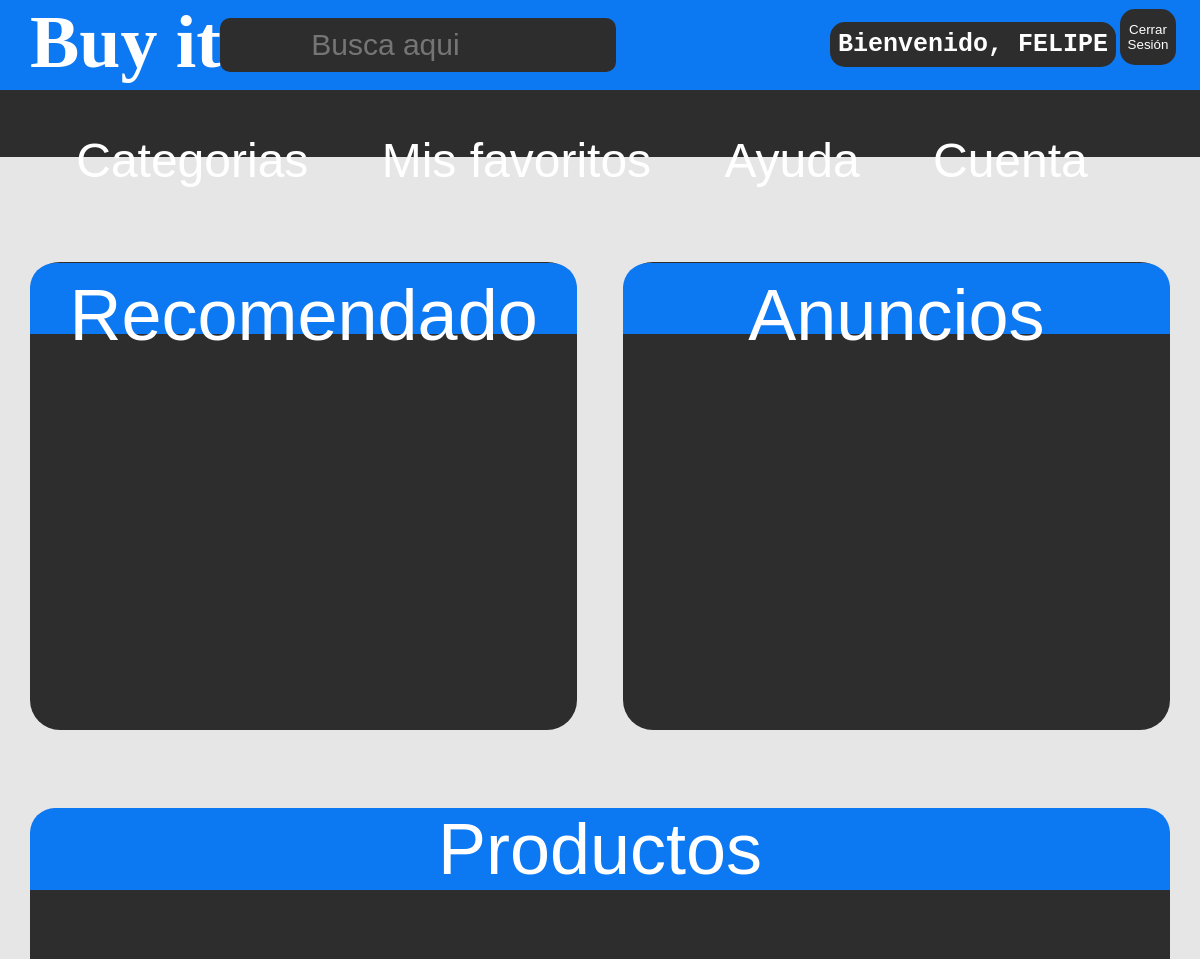
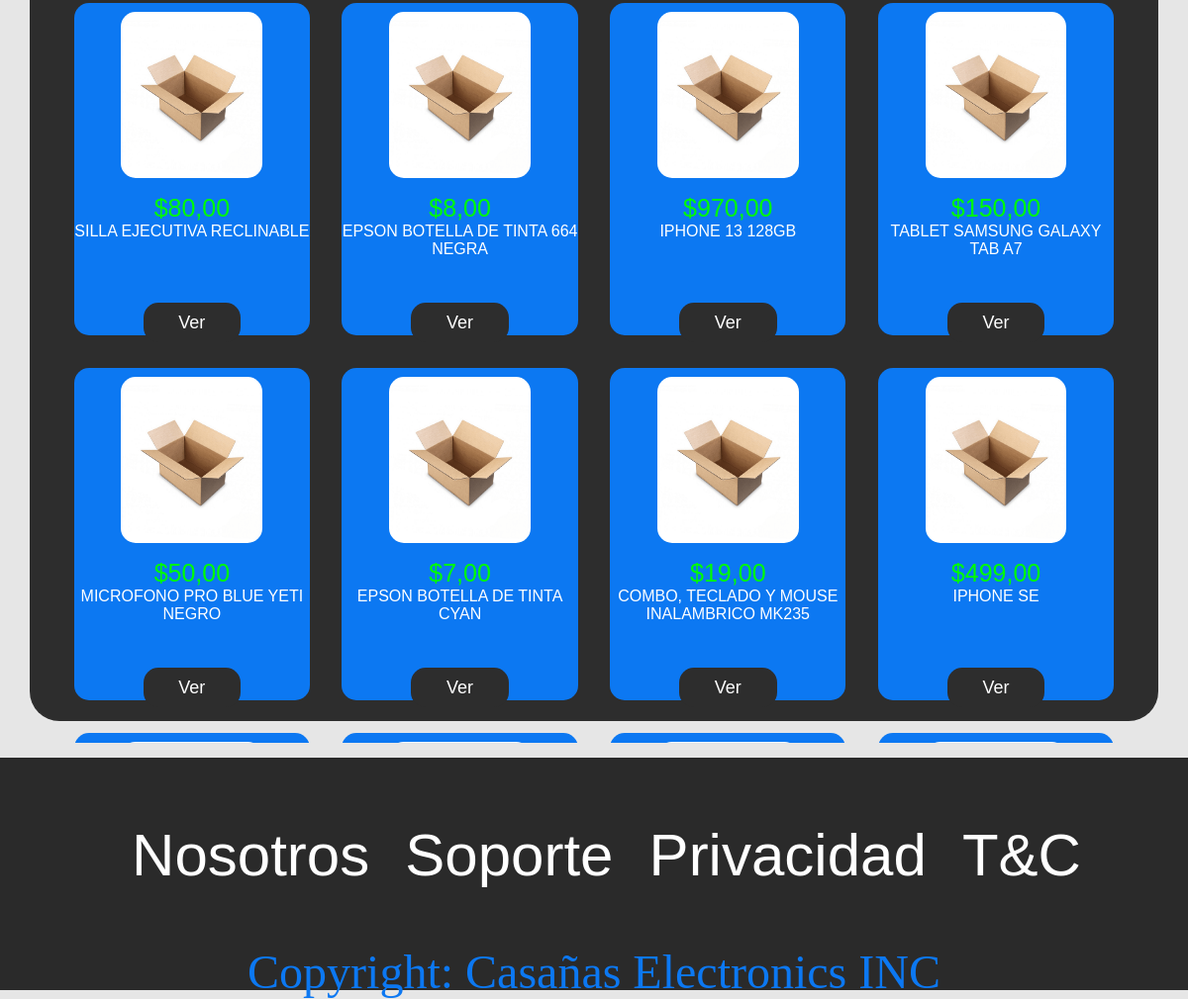
Page /home.php (signed in) on the committed database (2 pictures, top to bottom).
### tables this page shows
CREATE TABLE `product` (
  `id` int(11) NOT NULL,
  `product_name` varchar(64) NOT NULL,
  `description` varchar(2048) NOT NULL,
  `product_condition` varchar(16) NOT NULL,
  `price` int(4) NOT NULL,
  `category` varchar(32) NOT NULL,
  `available_units` int(11) NOT NULL,
  `sold` int(5) NOT NULL,
  `seller` varchar(32) NOT NULL,
  `warranty` int(3) NOT NULL,
  `favourites` int(5) NOT NULL
);

### home.php (the view, shortened to what this page needs)
<?php
    $usr_id = $_SESSION['id'];
    if(!$usr_id) {
        echo 'Session no iniciada, volver al index';
        header('Location: phpLogics/error.php?cod=4');
    } else {
        $usr_name = $_SESSION['name'];
        $usr_sex = $_SESSION['sex'];
        if($usr_sex == 'm') {
            $welcome = 'Bienvenido, ';
        } else if ($usr_sex == 'f') {
            $welcome = 'Bienvenida, ';
        } else {
            $welcome = 'Bienvenid@, ';
        }
    }
?>
<!DOCTYPE html>
<html lang="es">
<head>
    <link rel="stylesheet" href="css/home.css">
</head>
<body id="body">
    <header>
        <div class="header_background">
            <h1>Buy it</h1>
            <form action="phpLogics/productQuery.php" method="get" class="search_form">
                <input class="search" id="searchBar" type="search" name="search" placeholder="Busca aqui" list="options">
            </form>
            <b class="user_welcome"><?php echo $welcome . $usr_name; ?></b>
            <form action="home.php" method="post" class="sign_out_form">
                <button name="exit" class="exit_button">Cerrar Sesión</button>
            </form>
        </div>
        <nav class="nav_background">
            <div>
                <ul class="list">
                    <li>
                        <p class="categories">
                            <a href="">Categorias</a>
                        </p>
                    </li>
                    <li>
                        <p class="my_favs">
                            <a href="myFavs.php">Mis favoritos</a>
                        </p>
                    </li>
                    <li>
                        <p class="help">
                            <a href="support.php">Ayuda</a>
                        </p>
                    </li>
                    <li>
                        <p class="account">
                            <a href="account.php">Cuenta</a>
                        </p>
                    </li>
                </ul>
            </div>
        </nav>
    </header>
    <div class="body_container">
        <div class="recomendations_and_ads_container">
            <div class="recomended">
                <div class="recomended_text_background">
                    <p id="recomended_text">Recomendado</p>
                </div>
            </div>
            <div class="ads">
                <div class="ads_text_background">
                    <p id="ads_textt">Anuncios</p>
                </div>
            </div>
        </div>
        <div class="products">
            <div class="products_text_background">
                <p class="products_text" id="productsText">Productos</p>
            </div>
            <div class="product_list">
                <?php
                    require('phpLogics/connection.php');
                    $sentence = "SELECT * FROM product ORDER BY sold DESC LIMIT 50;";
                    $my_query = $my_link->query($sentence);
                    if(!$my_query) {
                        header("Location: error.php?cod=1");
                    } else {
                        while($result = $my_query->fetch_array()) {
                            $id = $result['id'];
                            $product_name = strtoupper($result['product_name']);
                            $price = $result['price'];
                            echo '<div class="product">
                            <div class="product_image_container">
                                <img src="img/products/box.png" alt="imagen de prueba">
                            </div>
                            <div class="product_price_title">
                                <p class="product_price">$' . number_format($price,2,',','.') . '</p>
                                <p class="product_name">' . $product_name . '</p>
                            </div>
                            <div class="product_see_button">
                                <a href="productView.php?id='.$id.'">Ver</a>
                            </div>
                        </div>';
                        }
                    }
                ?>
            </div>
        </div>
    </div>
    <footer>
        <div class="footer_text_container">
            <p>
                <a class="we" href="we.php">Nosotros</a>
            </p>
            <p href="">
                <a class="support" href="support.php">Soporte</a>
            </p>
            <p>
                <a class="privacy" href="">Privacidad</a>
            </p>
            <p>
                <a class="tyc" href="t&c.php">T&C</a>
            </p>
        </div>
        <div class="copyright">
            <p>Copyright: Casañas Electronics INC</p>
        </div>
    </footer>
</body>
</html>

### rows in the picture
product: price "80,00", product_name "SILLA EJECUTIVA RECLINABLE"
product: price "8,00", product_name "EPSON BOTELLA DE TINTA 664 NEGRA"
product: price "970,00", product_name "IPHONE 13 128GB"
product: price "150,00", product_name "TABLET SAMSUNG GALAXY TAB A7"
product: price "50,00", product_name "MICROFONO PRO BLUE YETI NEGRO"
product: price "7,00", product_name "EPSON BOTELLA DE TINTA CYAN"
product: price "19,00", product_name "COMBO, TECLADO Y MOUSE INALAMBRICO MK235"
product: price "499,00", product_name "IPHONE SE"

### other values in the picture
$welcome "Bienvenido,"
$usr_name "FELIPE"
